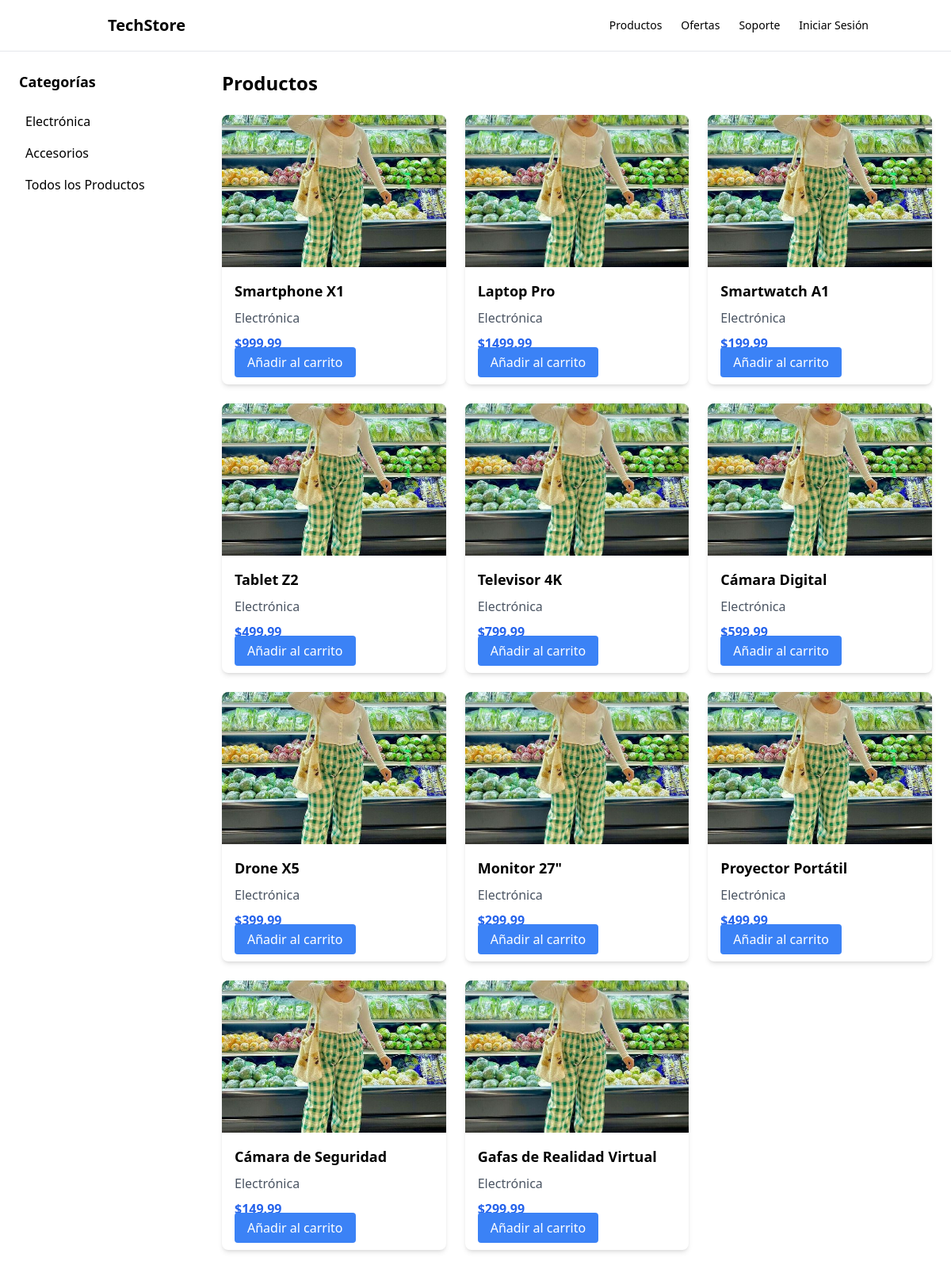
Page /catalogo/categoria/7/ on the committed database.
### catalogo_app/models.py (models this page shows, shortened)
class Category(models.Model):
    nombre = models.CharField(max_length=100)
    descripcion = models.TextField(blank=True)
    def __str__(self):
        return self.nombre

class Product(models.Model):
    nombre = models.CharField(max_length=200)
    descripcion = models.TextField()
    precio = models.DecimalField(max_digits=10, decimal_places=2)
    stock = models.PositiveIntegerField()
    categoria = models.ForeignKey(Category, on_delete=models.CASCADE)
    imagen = models.ImageField(upload_to='products/', blank=True, null=True)

### catalogo_app/views.py (the view)
# urls.py: path('categoria/<int:categoria_id>/', views.poductCat, name='productCat'),
def poductCat(request, categoria_id):
    categoria = get_object_or_404(Category, id=categoria_id)#Si no se encuentra la categoría con el ID especificado, Django muestra automáticamente una página de error 404.
    productos = Product.objects.filter(categoria=categoria)
    categorias = Category.objects.all()
    return render(request, 'catalogo_app/catalogo.html', {'productos': productos, 'categorias': categorias, 'categoria_seleccionada': categoria})

### catalogo_app/templates/catalogo_app/catalogo.html (shortened to what this page needs)
{% load static %}
<!DOCTYPE html>
<html lang="es">
  <head>
    <script src="https://cdn.tailwindcss.com"></script>
  </head>
  <body>
    {% include 'nav.html' %}
    <div class="flex">
      <aside class="hidden md:block w-64 bg-white p-6">
        <h2 class="font-bold text-lg mb-4">Categorías</h2>
        <ul>
          {% for categoria in categorias %}
          <li class="cursor-pointer p-2 hover:bg-gray-100">
            <a href="{% url 'productCat' categoria.id %}"
              >{{ categoria.nombre }}</a
            >
          </li>
          {% endfor %}
          <li class="cursor-pointer p-2 hover:bg-gray-100">
            <a href="{% url 'catalogo' %}">Todos los Productos</a>
          </li>
        </ul>
      </aside>
      <main class="flex-1 p-6">
        <h2 class="text-2xl font-bold mb-6">Productos</h2>
        <div class="grid grid-cols-1 sm:grid-cols-2 lg:grid-cols-3 gap-6">
          {% for producto in productos %}
          <div class="bg-white rounded-lg shadow-md overflow-hidden">
            <img
              src="/static/images/imgprueba.jpg"
              alt="imagen prueba"
              class="w-full h-48 object-cover"
            />
            <div class="p-4">
              <h3 class="font-bold text-lg mb-2">{{ producto.nombre }}</h3>
              <p class="text-gray-600">{{ producto.categoria }}</p>
              <p class="text-blue-600 font-bold mt-2">${{ producto.precio }}</p>
              <a
                href="{% url 'agregar_al_carrito' producto.id %}"
                class="bg-blue-500 text-white px-4 py-2 rounded hover:bg-blue-600 text-center"
              >
                Añadir al carrito
              </a>
            </div>
          </div>
          {% endfor %}
        </div>
      </main>
    </div>
  </body>
</html>

### rows in the picture
Category: nombre "Electrónica"
Category: nombre "Accesorios"
Product: nombre "Smartphone X1", categoria "Electrónica", precio "999.99"
Product: nombre "Laptop Pro", categoria "Electrónica", precio "1499.99"
Product: nombre "Smartwatch A1", categoria "Electrónica", precio "199.99"
Product: nombre "Tablet Z2", categoria "Electrónica", precio "499.99"
Product: nombre "Televisor 4K", categoria "Electrónica", precio "799.99"
Product: nombre "Cámara Digital", categoria "Electrónica", precio "599.99"
Product: nombre "Drone X5", categoria "Electrónica", precio "399.99"
Product: nombre "Monitor 27\"", categoria "Electrónica", precio "299.99"
Product: nombre "Proyector Portátil", categoria "Electrónica", precio "499.99"
Product: nombre "Cámara de Seguridad", categoria "Electrónica", precio "149.99"
Product: nombre "Gafas de Realidad Virtual", categoria "Electrónica", precio "299.99"
